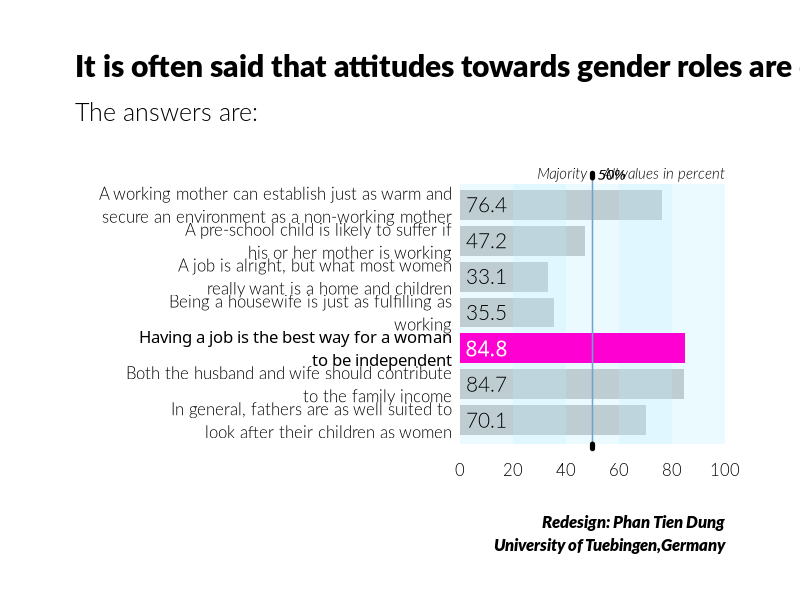

Recreate this plot in R. (Note: this script raises an error after producing the figure.)




library(readxl)
library(readr)
library(tidyverse)
library(pdftools)
library(graphics)




myC_v159 <- "A working mother can establish just as warm and\nsecure an environment as a non-working mother"
myC_v160 <- "A pre-school child is likely to suffer if\nhis or her mother is working"
myC_v161 <- "A job is alright, but what most women\nreally want is a home and children"
myC_v162 <- "Being a housewife is just as fulfilling as\nworking"
myC_v163 <- "Having a job is the best way for a woman\nto be independent"
myC_v164 <- "Both the husband and wife should contribute\nto the family income"
myC_v165 <- "In general, fathers are as well suited to\nlook after their children as women"
myC_v166 <- "Men should take as much responsibility\nas women for their household and children"
myNames <- c(myC_v165, myC_v164, myC_v163, myC_v162, myC_v161, myC_v160, myC_v159)


df <- c(70.1,84.7,84.8,35.5,33.1,47.2,76.4)
df2 <- vector('double',length(df))
df2[which(df == 84.8)] <- df[which(df == 84.8)]



pdf_file <- 'BarCharts_Multiple.pdf'
cairo_pdf(pdf_file,bg = 'grey98',width = 13,height = 10.5)

par(
  
  omi = c(0.65,0.75,1.25,0.75),
  mai = c(0.9,3.85,0.55,0),
  lheight = 1.15,
  family = 'Lato Light',
  las = 1)


bp <- barplot(df,names.arg = FALSE,
              horiz = TRUE,
              border = NA,
              xlim = c(0,100),
              col = 'grey',
              axes = FALSE,
              family = 'Lato')


myColor <- rgb(255,0,210,maxColorValue = 255)


rect(0,-0.1,20,8.6,col = rgb(191,239,255,80,maxColorValue = 255),border = NA)
rect(20,-0.1,40,8.6,col = rgb(191,239,255,120,maxColorValue = 255),border = NA)
rect(40,-0.1,60,8.6,col = rgb(191,239,255,80,maxColorValue = 255),border = NA)
rect(60,-0.1,80,8.6,col = rgb(191,239,255,120,maxColorValue = 255),border = NA)
rect(80,-0.1,100,8.6,col = rgb(191,239,255,80,maxColorValue = 255),border = NA)


bp <- barplot(df2,
              names.arg = FALSE,
              horiz = TRUE,
              border = NA,
              xlim = c(0,100),
              col = myColor,
              axes = FALSE,
              add = TRUE)


# Other Elements

for (i in 1:length(myNames)) {
  
  if (i == 3) {
    
    myFont <- 'Lato Bold'
    
  }else{
    
    myFont <- 'Lato Light'
    
  }
  
  text(-3,bp[i],myNames[i],xpd = TRUE,adj = 1,family = myFont,cex = 1)
  text(10,bp[i],df[i],family = myFont,cex = 1.25,col = ifelse(i == 3,'white','black'))
  
}


arrows(50,-0.1,50,8.8,lwd = 1.5,length = 0,xpd = TRUE,col = 'skyblue3')
arrows(50,-0.25,50,-0.1,lwd = 5,length = 0,xpd = TRUE)
arrows(50,8.8,50,8.95,lwd = 5,length = 0,xpd = TRUE)


text(48,8.9,'Majority',adj = 1,xpd = TRUE,cex = 0.9,font = 3)
text(52,8.9,'50%',adj = 0,xpd = TRUE,cex = 0.9,font = 3,family = 'Lato Bold')
text(100,8.9,'All values in percent',adj = 1,xpd = TRUE,cex = 0.9,font = 3)
mtext(seq(0,100,by = 20),at = seq(0,100,by = 20),1,line = 0.75)

# Titles for margins


mtext('It is often said that attitudes towards gender roles are changing',
      side = 3,line = 2.2,adj = 0,cex = 1.8,family = 'Lato Black',outer = TRUE)
mtext('The answers are:',side = 3,line = 0,adj = 0,cex = 1.5,outer = TRUE)
mtext('Redesign: Phan Tien Dung\nUniversity of Tuebingen,Germany',
      side = 1,line = 0,adj = 1,cex = 1,outer = TRUE,font = 3,
      family = 'Lato Black')


dev.off()


pdf_convert(
  
  
  pdf = pdf_file,
  format = 'png',
  pages = NULL,
  filenames = NULL,
  dpi = 72,
  antialias = TRUE,
  opw = '',
  upw = '',
  verbose = TRUE
  
  
)
